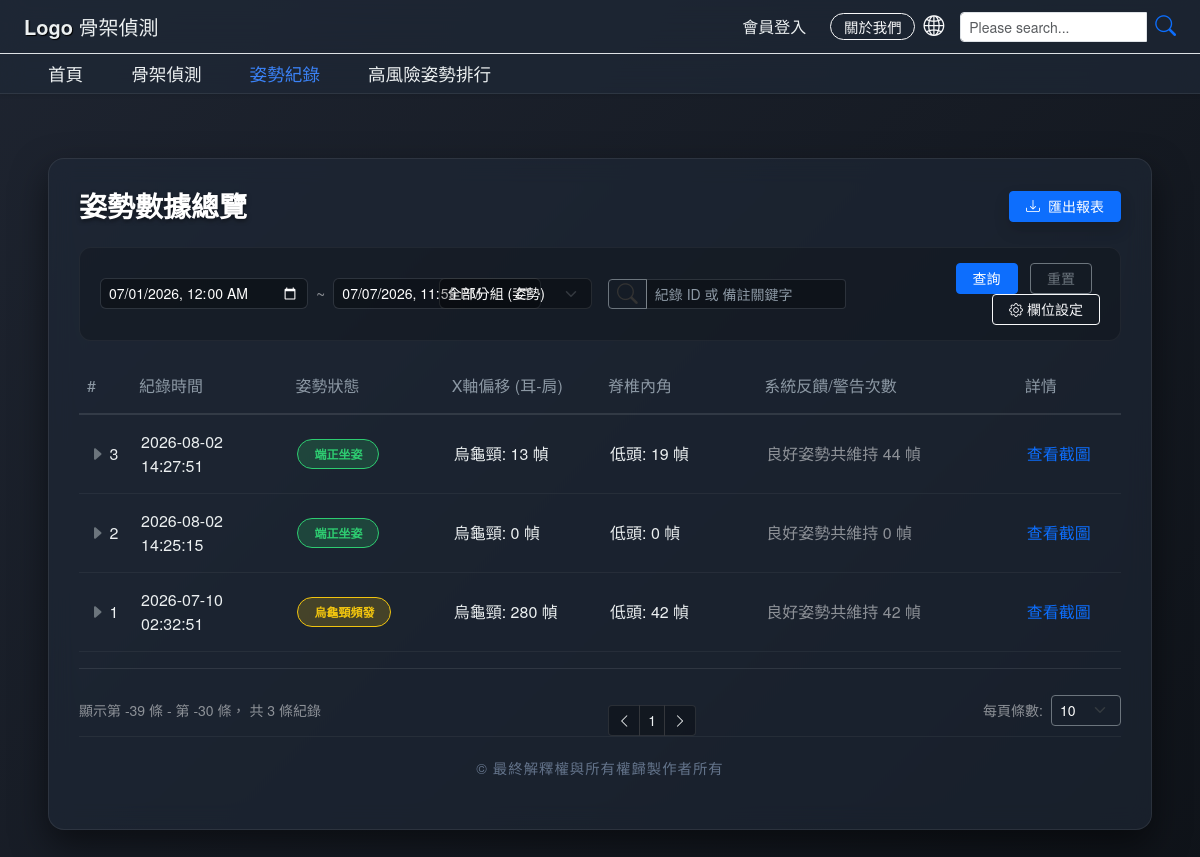
The app's page /renaissance?page=-3 with its own data.
### tables this page shows
CREATE TABLE posture_records (
        id INTEGER PRIMARY KEY AUTOINCREMENT,
        good_count INTEGER NOT NULL DEFAULT 0,
        turtle_neck_count INTEGER NOT NULL DEFAULT 0,
        looking_down_count INTEGER NOT NULL DEFAULT 0,
        slouching_count INTEGER NOT NULL DEFAULT 0,
        timestamp TEXT NOT NULL
    );

### app.py (the view)
@app.route('/renaissance')
def posture_record():
    page = request.args.get('page', 1, type=int)
    per_page = 10
    total_row = query_db("SELECT COUNT(*) FROM posture_records", one=True)
    total_records = total_row[0] if total_row else 0
    total_pages = math.ceil(total_records / per_page)
    offset = (page - 1) * per_page
    db_records = query_db(
        "SELECT * FROM posture_records ORDER BY timestamp DESC LIMIT ? OFFSET ?",
        (per_page, offset)
    )
    history_data = []
    for row in db_records:
        status = "端正坐姿"
        badge = "badge-good"
        if row['turtle_neck_count'] > 50:
            status = "烏龜頸頻發"
            badge = "badge-warning"
        elif row['looking_down_count'] > 50:
            status = "過度低頭"
            badge = "badge-danger"
        elif row['slouching_count'] > 50:
            status = "癱坐前滑"
            badge = "badge-warning"
        history_data.append({
            "id": row['id'],
            "time": row['timestamp'],
            "status": status,
            "badge_class": badge,
            "offset": f"烏龜頸: {row['turtle_neck_count']} 幀",
            "angle": f"低頭: {row['looking_down_count']} 幀",
            "note": f"良好姿勢共維持 {row['good_count']} 幀"
        })
    return render_template('record.html',
                           records=history_data,
                           page=page,
                           total_pages=total_pages,
                           total_records=total_records,
                           per_page=per_page)

### db.py (called while the page is built)
def query_db(query, args=(), one=False):
    with sqlite3.connect(DB_PATH) as conn:
        conn.row_factory = sqlite3.Row      # 支援用 key 讀取欄位
        cur = conn.cursor()
        cur.execute(query, args)
        rv = cur.fetchall()
        return (rv[0] if rv else None) if one else rv

### templates/record.html (shortened to what this page needs)
<!DOCTYPE html>
<html lang="zh-TW">
<head>
    <link rel="stylesheet" href="{{ url_for('static', filename='css/all.css') }}" />
    <link rel="stylesheet" href="{{ url_for('static', filename='css/navbar.css') }}" />
    <link href="https://cdn.jsdelivr.net/npm/bootstrap@5.3.0/dist/css/bootstrap.min.css" rel="stylesheet">
    <link href="https://cdn.jsdelivr.net/npm/bootstrap-icons@1.10.5/font/bootstrap-icons.css" rel="stylesheet">
</head>
<body>
<header class="container-fluid border-bottom">
    <div class="row align-items-center py-2">
        <div class="col-4 ps-4">
            <h4 class="mb-0"><span class="logo-text">Logo</span> 骨架偵測</h4>
        </div>
        <div class="col-8 d-flex justify-content-end align-items-center pe-4">
            <div class="login-box me-4">
            {% if not session.get('loggedIn') %}
                <a href="/loginForm" class="member-link text-decoration-none">會員登入</a>
            {% endif %}
            </div>
            <div class="d-flex align-items-center me-3">
                <a id="aboutwe" class="btn btn-outline-light btn-sm" href="#">關於我們</a>
                <i class="bi bi-globe2 ms-2 text-light"></i>
            </div>
            <form class="d-flex search-form align-items-center" action="/search" method="get">
                <div class="input-group input-group-sm">
                    <input type="search" name="searchQuery" class="form-control" placeholder="Please search...">
                    <button class="btn btn-outline-secondary p-0 ms-2 border-0" type="submit">
                        <i class="bi bi-search text-primary"></i>
                    </button>
                </div>
            </form>
        </div>
    </div>
</header>
<nav class="navbar navbar-expand-lg shadow-sm">
    <div class="container-fluid p-0">
        <div class="collapse navbar-collapse justify-content-start" id="nav-menu">
            <ul class="navbar-nav ps-4">
                <li class="nav-item"><a href="/" class="nav-link">首頁</a></li>
                <li class="nav-item"><a href="/ScanPage" class="nav-link">骨架偵測</a></li>
                <li class="nav-item"><a href="/renaissance" class="nav-link active" style="color: #3b82f6 !important;">姿勢紀錄</a></li>
                <li class="nav-item"><a href="/rank" class="nav-link">高風險姿勢排行</a></li>
            </ul>
        </div>
    </div>
</nav>
<div class="main-container container-fluid px-4 px-md-5">
    <div class="record-card">
        <div class="d-flex justify-content-between align-items-center mb-4">
            <h3 class="mb-0 fw-bold" style="text-shadow: 0 2px 4px rgba(0,0,0,0.5);">姿勢數據總覽</h3>
            <button class="btn btn-primary btn-sm px-3 shadow"><i class="bi bi-download me-1"></i> 匯出報表</button>
        </div>
        <div class="filter-section">
            <form class="row g-3 align-items-center">
                <div class="col-md-4 d-flex align-items-center">
                    <input type="datetime-local" class="form-control form-control-sm me-2" value="2026-07-01T00:00">
                    <span class="text-white-50">~</span>
                    <input type="datetime-local" class="form-control form-control-sm ms-2" value="2026-07-07T23:59">
                </div>
                <div class="col-md-2">
                    <select class="form-select form-select-sm">
                        <option value="all" selected>全部分組 (姿勢)</option>
                    </select>
                </div>
                <div class="col-md-3">
                    <div class="input-group input-group-sm">
                        <span class="input-group-text bg-transparent border-secondary text-secondary"><i class="bi bi-search"></i></span>
                        <input type="text" class="form-control" placeholder="紀錄 ID 或 備註關鍵字">
                    </div>
                </div>
                <div class="col-md-3 text-end">
                    <button type="submit" class="btn btn-primary btn-sm px-3 me-2">查詢</button>
                    <button type="reset" class="btn btn-outline-secondary btn-sm px-3 me-2">重置</button>
                    <button type="button" class="btn btn-outline-light btn-sm px-3"><i class="bi bi-gear"></i> 欄位設定</button>
                </div>
            </form>
        </div>
        <div class="table-responsive">
            <table class="table table-glass table-borderless align-middle">
                <thead>
                    <tr>
                        <th scope="col" style="width: 5%;">#</th>
                        <th scope="col" style="width: 15%;">紀錄時間</th>
                        <th scope="col" style="width: 15%;">姿勢狀態</th>
                        <th scope="col" style="width: 15%;">X軸偏移 (耳-肩)</th>
                        <th scope="col" style="width: 15%;">脊椎內角</th>
                        <th scope="col" style="width: 25%;">系統反饋/警告次數</th>
                        <th scope="col" style="width: 10%;">詳情</th>
                    </tr>
                </thead>
                <tbody>
                    {% for row in records %}
                    <tr>
                        <td><i class="bi bi-caret-right-fill text-secondary"></i> {{ row.id }}</td>
                        <td>{{ row.time }}</td>
                        <td><span class="badge {{ row.badge_class }} rounded-pill px-3 py-2">{{ row.status }}</span></td>
                        <td>{{ row.offset }}</td>
                        <td>{{ row.angle }}</td>
                        <td class="text-white-50">{{ row.note }}</td>
                        <td><a href="#" class="text-primary text-decoration-none">查看截圖</a></td>
                    </tr>
                    {% else %}
                    <tr>
                        <td colspan="7" class="text-center text-white-50 py-4">目前還沒有任何紀錄喔！</td>
                    </tr>
                    {% endfor %}
                </tbody>
            </table>
        </div>
        <div class="d-flex justify-content-between align-items-center mt-3 pt-3 border-top border-secondary border-opacity-25">
            <span class="text-white-50 small">
                顯示第 {{ (page - 1) * per_page + 1 }} 條 -
                第 {{ [page * per_page, total_records] | min }} 條，
                共 {{ total_records }} 條紀錄
            </span>
            <nav aria-label="Page navigation">
                <ul class="pagination pagination-sm mb-0">
                    <li class="page-item {% if page == 1 %}disabled{% endif %}">
                        <a class="page-link" href="?page={{ page - 1 }}"><i class="bi bi-chevron-left"></i></a>
                    </li>
                    {% for p in range(1, total_pages + 1) %}
                    <li class="page-item {% if p == page %}active{% endif %}">
                        <a class="page-link" href="?page={{ p }}">{{ p }}</a>
                    </li>
                    {% endfor %}
                    <li class="page-item {% if page == total_pages or total_pages == 0 %}disabled{% endif %}">
                        <a class="page-link" href="?page={{ page + 1 }}"><i class="bi bi-chevron-right"></i></a>
                    </li>
                </ul>
            </nav>
            <div class="d-flex align-items-center">
                <span class="text-white-50 small me-2">每頁條數:</span>
                <select class="form-select form-select-sm bg-transparent text-white border-secondary" style="width: 70px;" disabled>
                    <option value="10" selected>10</option>
                </select>
            </div>
        </div>
<footer id="footer">
    <p class="mb-0">&copy; 最終解釋權與所有權歸製作者所有</p>
</footer>
</body>
</html>

### static/css/all.css (style rules this page uses)
body { margin: 0; padding: 0; background-color: #ffffff; overflow-x: hidden; }
header { width: 100%; padding: 0.3% 0 !important; background-color: #fff; }
header .row { margin: 0 !important; width: 100%; }
.logo-text { font-weight: bold; text-shadow: 1px 1px 1px #000; }
h4.mb-0 { line-height: 1.2; font-size: 1.25rem; }
.member-link { color: #0000FF; text-decoration: none; font-size: 1rem; white-space: nowrap; }
#aboutwe { padding: 0.1rem 0.8rem; font-size: 0.9rem; border-radius: 20px; }
.bi-globe2, .bi-search { font-size: 1.3rem; display: flex; align-items: center; color: #333; }
.search-form { height: 30px; }
.input-group-sm > .form-control { height: 30px; padding: 2px 10px; }

### static/css/navbar.css (style rules this page uses)
nav.navbar { background-color: rgba(30, 40, 55, 0.7) !important; backdrop-filter: blur(12px); -webkit-backdrop-filter: blur(12px); border-bottom: 1px solid rgba(255, 255, 255, 0.08) !important; min-height: auto; padding: 0 !important; }
.navbar-nav .nav-link { color: #ecf0f1 !important; font-size: 1.1rem; padding: 0.4rem 1.5rem !important; transition: color 0.3s ease; }
.main-container { width: 85%; margin: 2% auto; }
header { position: relative; z-index: 1050 !important; }

### templates/record.html (style rules this page uses)
body { background: linear-gradient(135deg, #1e2430 0%, #0f1319 100%); min-height: 100vh; color: white; font-family: 'Helvetica Neue', 'Segoe UI', Tahoma, Geneva, Verdana, sans-serif; display: flex; flex-direction: column; }
header, .navbar { background-color: rgba(30, 40, 55, 0.7) !important; backdrop-filter: blur(12px); -webkit-backdrop-filter: blur(12px); border-bottom: 1px solid rgba(255, 255, 255, 0.08) !important; }
.nav-link, .member-link, header h4, .dropdown-toggle { color: #ecf0f1 !important; font-weight: 500; transition: color 0.3s ease; }
.main-container { flex: 1; padding: 40px 0; }
.record-card { background-color: rgba(30, 40, 55, 0.6); backdrop-filter: blur(12px); -webkit-backdrop-filter: blur(12px); border: 1px solid rgba(255, 255, 255, 0.08); border-radius: 16px; padding: 30px; box-shadow: 0 15px 35px rgba(0,0,0,0.5); }
.filter-section { background-color: rgba(0, 0, 0, 0.2); border-radius: 12px; padding: 15px 20px; margin-bottom: 25px; border: 1px solid rgba(255, 255, 255, 0.05); }
.filter-section input, .filter-section select { background-color: rgba(0, 0, 0, 0.3); border: 1px solid rgba(255, 255, 255, 0.1); color: white; border-radius: 6px; }
.filter-section input::placeholder { color: #8c98a4; }
.filter-section select option { background-color: #1e2430; color: white; }
.table-glass { color: #ecf0f1; margin-bottom: 0; }
.table-glass thead th { border-bottom: 2px solid rgba(255, 255, 255, 0.1); color: #8c98a4; font-weight: 500; padding-bottom: 15px; background: transparent; }
.table-glass tbody td { border-bottom: 1px solid rgba(255, 255, 255, 0.05); padding: 15px 10px; vertical-align: middle; background: transparent; color: #ecf0f1; }
.badge-good { background-color: rgba(46, 204, 113, 0.2); color: #2ecc71; border: 1px solid #2ecc71; }
.badge-warning { background-color: rgba(241, 196, 15, 0.2); color: #f1c40f; border: 1px solid #f1c40f; }
.pagination { margin-top: 20px; margin-bottom: 0; }
.page-link { background-color: rgba(0, 0, 0, 0.3); border-color: rgba(255, 255, 255, 0.1); color: #ecf0f1; }
#footer { text-align: center; color: #64748b; padding: 20px 0; font-size: 0.9rem; letter-spacing: 1px; border-top: 1px solid rgba(255, 255, 255, 0.05); margin-top: auto; }
input[type="date"], input[type="time"], input[type="datetime-local"] { color-scheme: dark; }

### records on screen
posture_records: id "3", time "2026-08-02 14:27:51", status "端正坐姿", offset "烏龜頸: 13 幀", angle "低頭: 19 幀", note "良好姿勢共維持 44 幀"
posture_records: id "2", time "2026-08-02 14:25:15", status "端正坐姿", offset "烏龜頸: 0 幀", angle "低頭: 0 幀", note "良好姿勢共維持 0 幀"
posture_records: id "1", time "2026-07-10 02:32:51", status "烏龜頸頻發", offset "烏龜頸: 280 幀", angle "低頭: 42 幀", note "良好姿勢共維持 42 幀"

### other values on screen
{{ (page - 1) * per_page + 1 }} "-39"
{{ [page * per_page, total_records] | min }} "-30"
{{ total_records }} "3"
{{ p }} "1"
